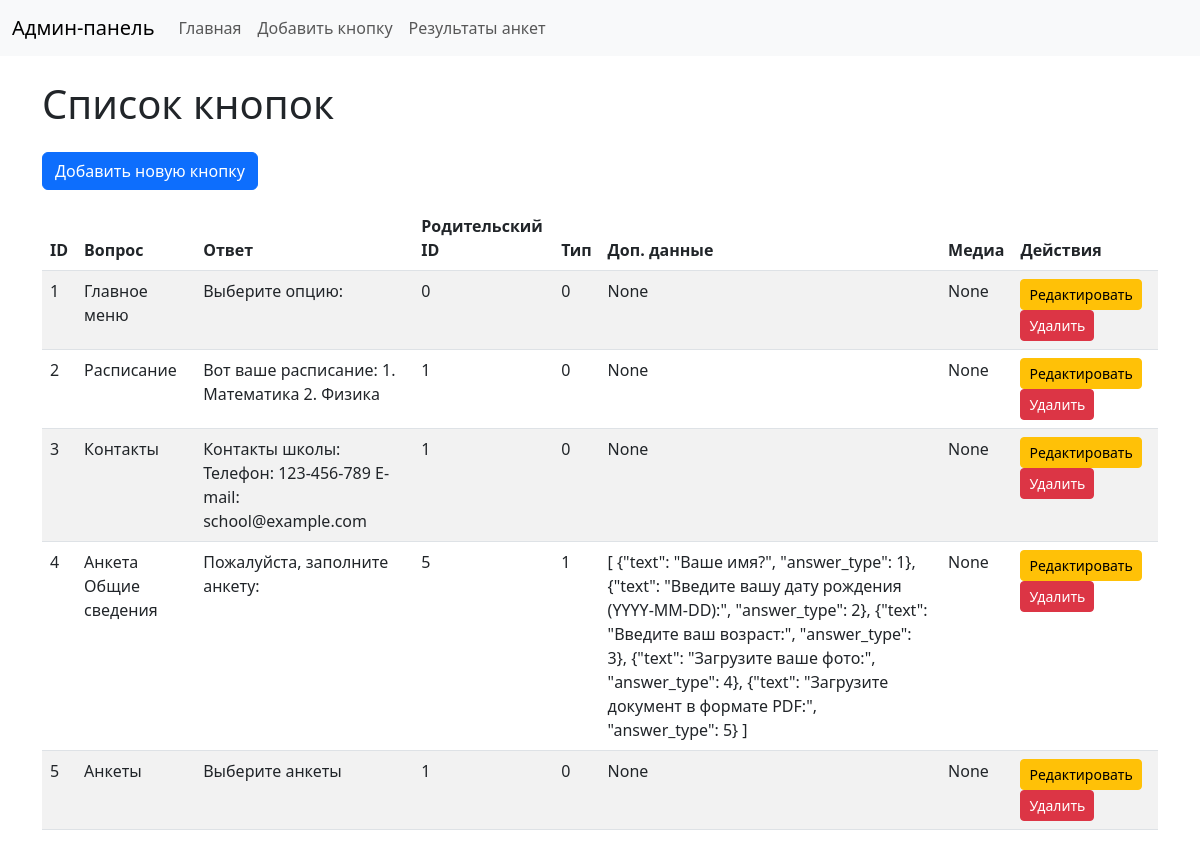
Before: / with the older database file.
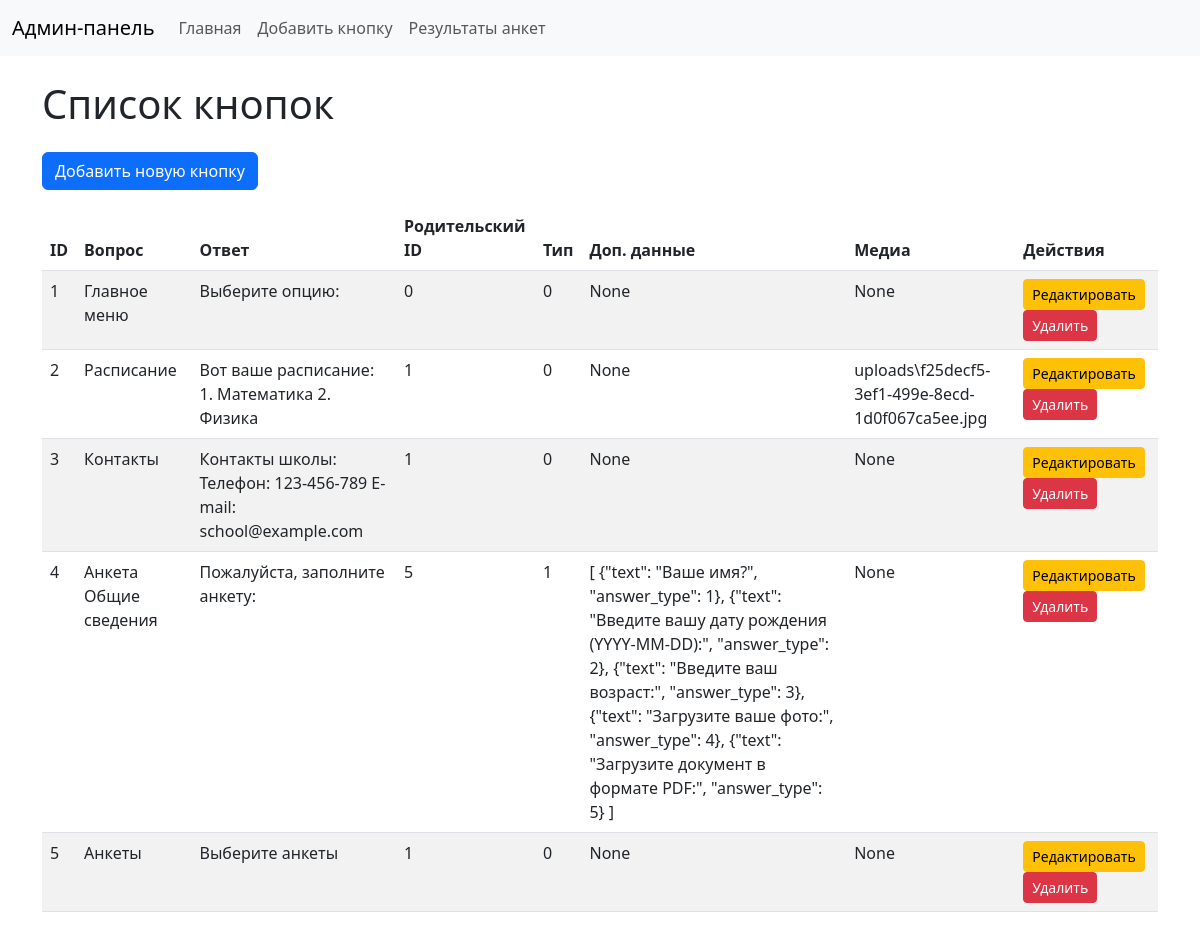
After: the same page with the newer database file.
### tables this page shows
CREATE TABLE buttons (
            id INTEGER PRIMARY KEY AUTOINCREMENT,
            question TEXT NOT NULL,            -- Текст вопроса или кнопки
            response TEXT NOT NULL,            -- Ответ на кнопку
            parent_id INTEGER DEFAULT 0,       -- Родительский ID
            request_type INTEGER DEFAULT 0,    -- Тип запроса (0 = стандартный, 1 = анкета)
            dop TEXT DEFAULT NULL,             -- Дополнительные данные (JSON для анкеты)
            media_url TEXT DEFAULT NULL        -- Ссылка на медиа (картинка или документ)
        );

### adm.py (the view)
@app.route("/")
def index():
    buttons = execute_query("SELECT id, question, response, parent_id, request_type, dop, media_url FROM buttons")
    return render_template("index.html", buttons=buttons)

### adm.py (called while the page is built)
def execute_query(query, args=(), fetchone=False, commit=False):
    conn = sqlite3.connect(DB_FILE)
    cursor = conn.cursor()
    cursor.execute(query, args)
    data = cursor.fetchone() if fetchone else cursor.fetchall()
    if commit:
        conn.commit()
    conn.close()
    return data

### templates/index.html
{% extends "base.html" %}
{% block content %}
<h1 class="mb-4">Список кнопок</h1>
<a href="/add" class="btn btn-primary mb-3">Добавить новую кнопку</a>
<table class="table table-striped">
    <thead>
        <tr>
            <th>ID</th>
            <th>Вопрос</th>
            <th>Ответ</th>
            <th>Родительский ID</th>
            <th>Тип</th>
            <th>Доп. данные</th>
            <th>Медиа</th>
            <th>Действия</th>
        </tr>
    </thead>
    <tbody>
        {% for button in buttons %}
        <tr>
            <td>{{ button[0] }}</td>
            <td>{{ button[1] }}</td>
            <td>{{ button[2] }}</td>
            <td>{{ button[3] }}</td>
            <td>{{ button[4] }}</td>
            <td>{{ button[5] }}</td>
            <td>{{ button[6] }}</td>
            <td>
                <a href="/edit/{{ button[0] }}" class="btn btn-sm btn-warning">Редактировать</a>
                <a href="/delete/{{ button[0] }}" class="btn btn-sm btn-danger">Удалить</a>
            </td>
        </tr>
        {% endfor %}
    </tbody>
</table>
{% endblock %}

### templates/base.html (shortened to what this page needs)
<!DOCTYPE html>
<html lang="en">
<head>
    <link href="https://cdn.jsdelivr.net/npm/bootstrap@5.3.0/dist/css/bootstrap.min.css" rel="stylesheet">
</head>
<body>
    <nav class="navbar navbar-expand-lg navbar-light bg-light">
        <div class="container-fluid">
            <a class="navbar-brand" href="/">Админ-панель</a>
            <div class="collapse navbar-collapse" id="navbarNav">
                <ul class="navbar-nav">
                    <li class="nav-item">
                        <a class="nav-link" href="/">Главная</a>
                    </li>
                    <li class="nav-item">
                        <a class="nav-link" href="/add">Добавить кнопку</a>
                    </li>
                    <li class="nav-item">
                        <a class="nav-link" href="/results">Результаты анкет</a>
                    </li>
                </ul>
            </div>
        </div>
    </nav>
    <div class="container mt-4">
        {% block content %}
        {% endblock %}
    </div>
</body>
</html>

Changed rows visible on the page:
changed buttons "Расписание": media_url "None" → "uploads\\f25decf5-3ef1-499e-8ecd-1d0f067ca5ee.jpg"
